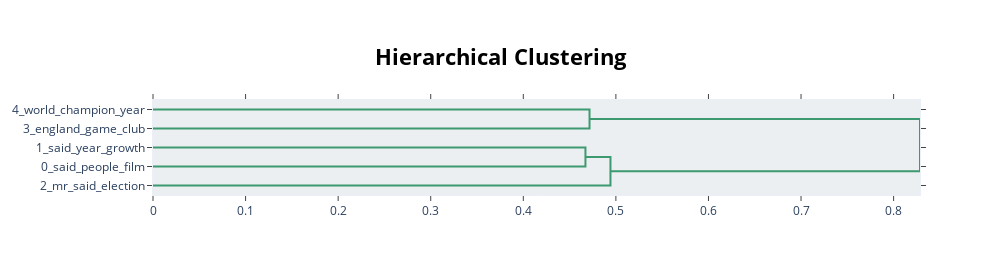

Here is the notebook cell this chart was saved with:
### Code cell
topic_model.visualize_hierarchy(custom_labels=True)

### Figure 1 — Plotly figure (JSON) as saved in the notebook; plotly's stock layout.template omitted (floating-point values rounded to 4 significant figures)
{"data": [{"hoverinfo": "text", "marker": {"color": "rgb(61,153,112)"}, "mode": "lines", "type": "scatter", "x": [0, 0.4715, 0.4715, 0], "xaxis": "x", "y": [-5, -5, -15, -15], "yaxis": "y"}, {"hoverinfo": "text", "marker": {"color": "rgb(61,153,112)"}, "mode": "lines", "type": "scatter", "x": [0, 0.4671, 0.4671, 0], "xaxis": "x", "y": [-25, -25, -35, -35], "yaxis": "y"}, {"hoverinfo": "text", "marker": {"color": "rgb(61,153,112)"}, "mode": "lines", "type": "scatter", "x": [0.4671, 0.4942, 0.4942, 0], "xaxis": "x", "y": [-30, -30, -45, -45], "yaxis": "y"}, {"hoverinfo": "text", "marker": {"color": "rgb(61,153,112)"}, "mode": "lines", "type": "scatter", "x": [0.4715, 0.8285, 0.8285, 0.4942], "xaxis": "x", "y": [-10, -10, -37.5, -37.5], "yaxis": "y"}], "layout": {"autosize": false, "height": 275, "hoverlabel": {"bgcolor": "white", "font": {"family": "Rockwell", "size": 16}}, "hovermode": "closest", "plot_bgcolor": "#ECEFF1", "showlegend": false, "title": {"font": {"color": "Black", "size": 22}, "text": "<b>Hierarchical Clustering</b>", "x": 0.5, "xanchor": "center", "yanchor": "top"}, "width": 1000, "xaxis": {"mirror": "allticks", "rangemode": "tozero", "showgrid": false, "showline": true, "showticklabels": true, "ticks": "outside", "type": "linear", "zeroline": false}, "yaxis": {"mirror": "allticks", "range": [-50, 0], "rangemode": "tozero", "showgrid": false, "showline": true, "showticklabels": true, "tickmode": "array", "ticks": "outside", "ticktext": ["4_world_champion_year", "3_england_game_club", "1_said_year_growth", "0_said_people_film", "2_mr_said_election"], "tickvals": [-5, -15, -25, -35, -45], "type": "linear", "zeroline": false}}}
